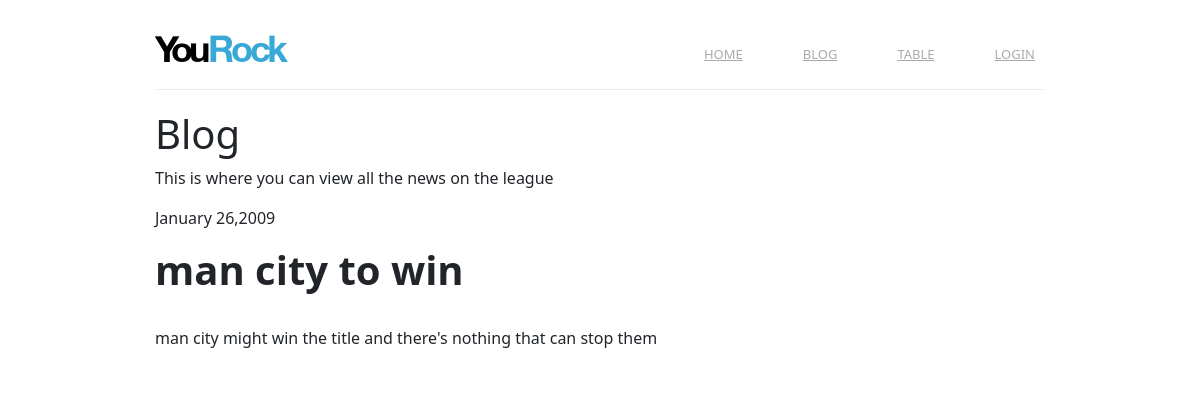
The page /blog/1 on the database its author committed.
### blog/models.py (models this page shows, shortened)
class Post(models.Model):
    title = models.CharField(max_length=140)
    body = models.TextField()
    date = models.DateTimeField()
    team = models.ForeignKey(Clubs, on_delete=models.CASCADE )

### blog/views.py (the view)
# urls.py: path('blog/<int:post_id>', views.details, name='detail')
def details(request, post_id):
    post = get_object_or_404(Post, pk=post_id)
    context =  {'post':post}
    return render(request, 'detail.html', context)

### blog/templates/detail.html (shortened to what this page needs)
{% load static %}
<!DOCTYPE html>
<html>
    <head>
        <link rel="stylesheet" href="{% static 'blog/style.css' %}" type="text/css"  />
		<link href="https://cdn.jsdelivr.net/npm/bootstrap@5.3.0-alpha3/dist/css/bootstrap.min.css" rel="stylesheet">
</head>
</html>
<body>
    <div id="wrapper">
		<header>
			<div id="logo">
				<a href="/"><img src="images/yourock.png" alt="YouRock" /></a>
			</div>
			<nav>
				<ul>
					<li><a href="/">Home</a></li>
					<li><a href="/blog">Blog</a></li>
					<li><a href="/table">Table</a></li>
                    <li><a href="/user_auth">login</a></li>
				</ul>
			</nav>
		</header>
        <div id="pagetitle">
			<h1>Blog</h1>
			<p>This is where you can view all the news on the league</p>
		</div>
        <div id="main" class="clearfix">
			<div id="content">
				<span class="date-bp">January 26,2009</span>
				<h1 class="clear">{{post.title}}</h1>
				<p>{{post.body}}</p>
        </div>
    </div>
</body>
</html>

### blog/static/blog/style.css (style rules this page uses)
html, body, div, span, h1, h2, h3, h4, h5, h6, p, ol, ul, li, form, label, legend, caption, aside, details, figcaption, figure, footer,header, hgroup, menu, nav, section, summary { margin: 0; padding: 0; border: 0; font-weight: normal; }
ol, ul { list-style: none; }
a img { border:none }
a { text-decoration:none; border: 0; }
aside, details, figcaption, figure, footer, header, hgroup, menu, nav, section { display: block }
html, html a { -webkit-font-smoothing: antialiased !important; text-shadow: 1px 1px 1px rgba(0,0,0,0.004); }
body { font-family: 'open sans', Verdana, sans-serif; font-size: 13px; color: #444; }
#wrapper { width: 940px; margin: 0 auto; padding: 25px; background: #fff; }
.clearfix:after { content: "."; visibility: hidden; display: block; height: 0; clear: both; }
.clear { clear: both; }
h1, h2, h3, h4, h5, h6 { margin-bottom: 16px; }
#main h1, #main h2, #main h3, #main h4, #main h5, #main h6 { margin-top: 16px; font-weight: bold; }
h1 { font-size: 20px; }
a { color: #00BCF2; }
header { height: 65px; padding: 10px 0 0 0; border-bottom: 1px solid #eee; margin-bottom: 20px; }
#logo { width: 100px; float: left; }
#logo a img { transition-property:opacity; transition-duration: 0.2s; transition-timing-function: ease-out; }
nav { width: 740px; float: right; margin-top: -4px; }
nav ul { float: right; }
nav ul li { position: relative; float: left; margin-left: 40px; }
nav ul li a { display: block; font-weight: normal; text-transform: uppercase; color: #aaa; font-size: 13px; padding: 14px 10px 37px 10px; -webkit-transition: color 1s ease-out; -moz-transition: color 1s ease-out; -ms-transition: color 1s ease-out; -o-transition: color 1s ease-out; transition: color 1s ease-out; -webkit-transition: border-bottom 0.1s ease-out; -moz-transition: border-bottom 0.1s ease-out; -ms-transition: border-bottom 0.1s ease-out; -o-transition: border-bottom 0.1s ease-out; transition: border-bottom 0.1s ease-out; }

### rows shown on the page
Post: title "man city to win", body "man city might win the title and there's nothing that can stop them"
